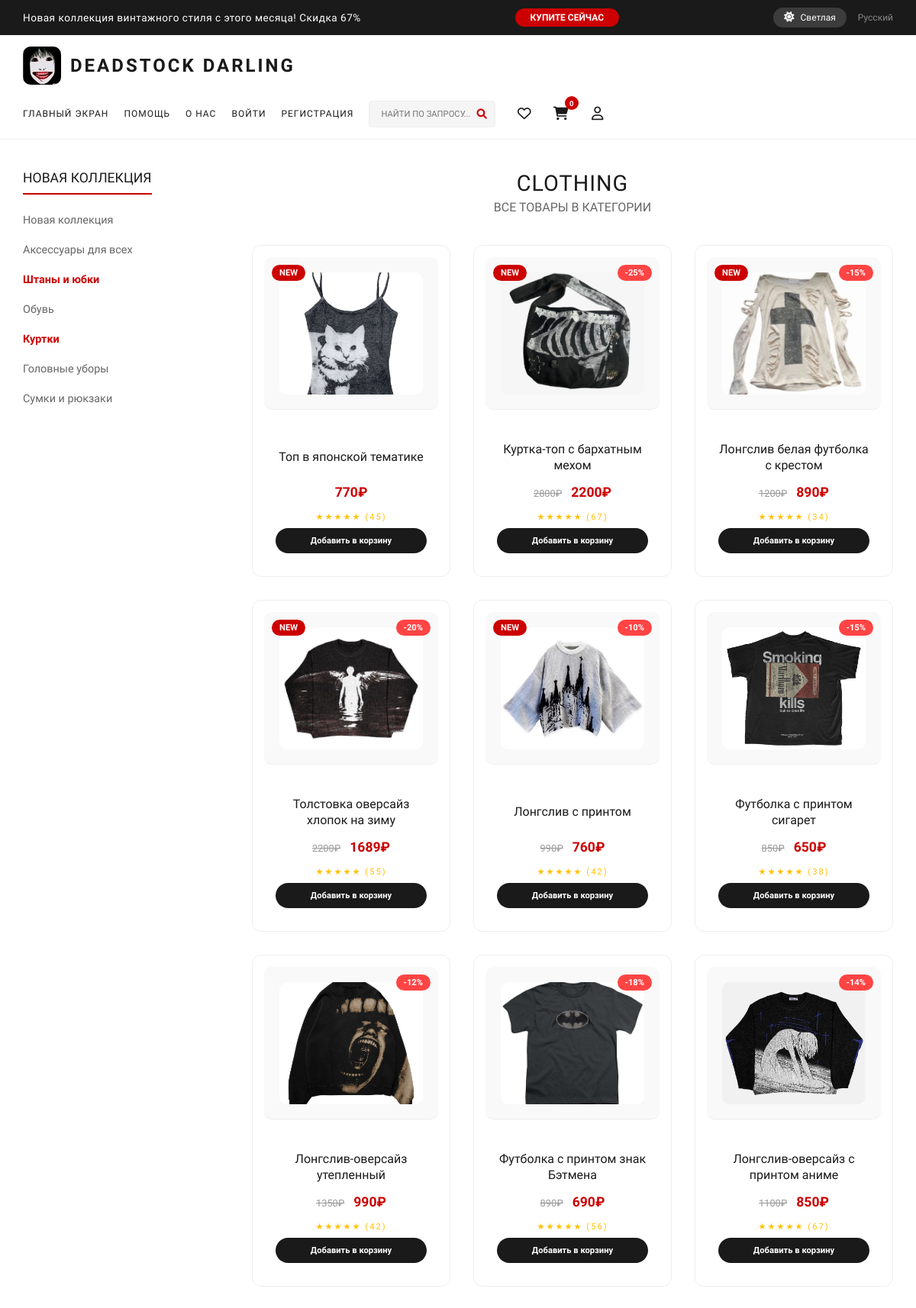
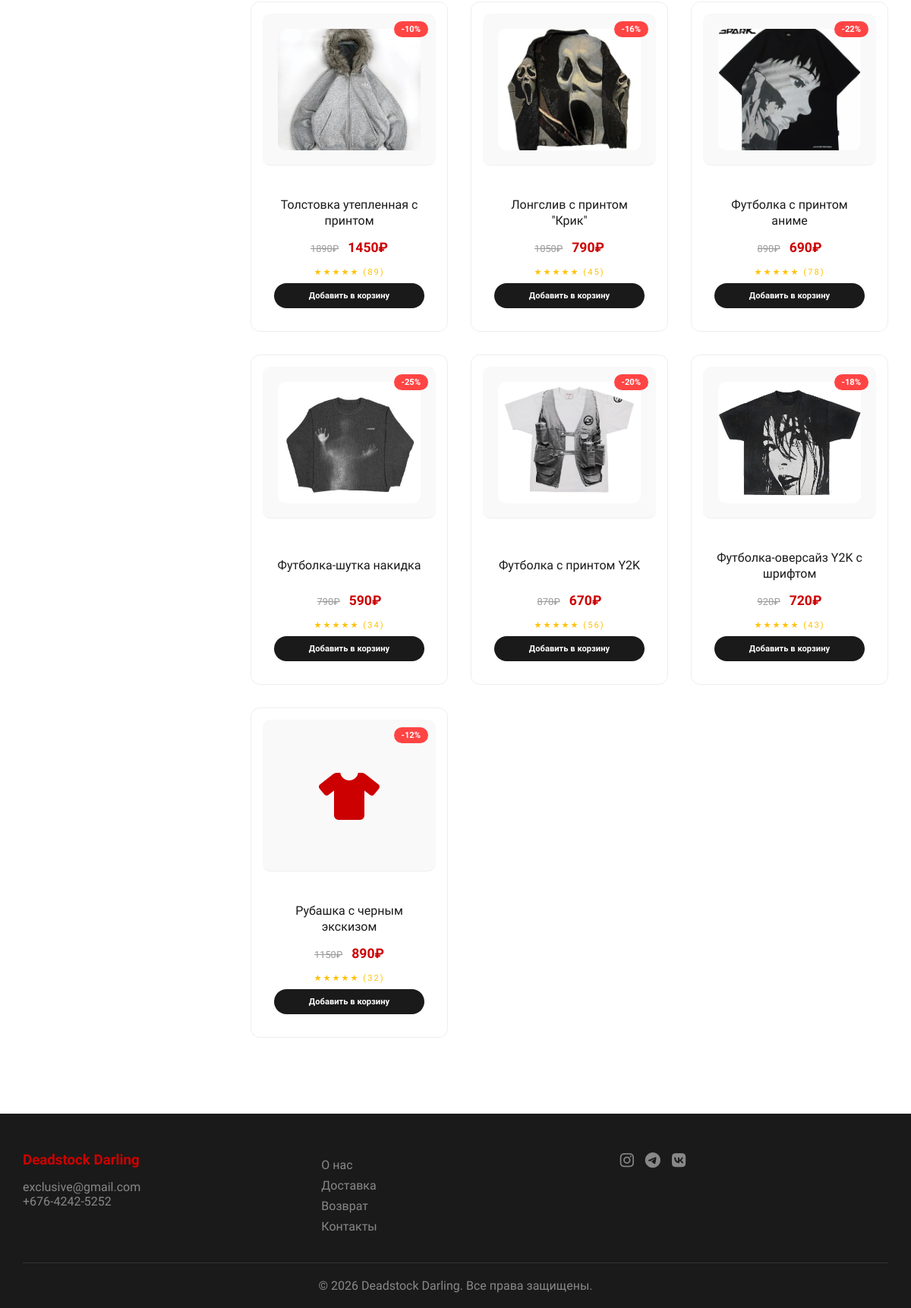
The app's page /category/clothing with its own data (2 pictures, top to bottom).
### app.py (models this page shows, shortened)
class Product(db.Model):
    __tablename__ = 'products'
    id = db.Column(db.Integer, primary_key=True)
    name = db.Column(db.String(200), nullable=False)
    price = db.Column(db.Integer, nullable=False)
    old_price = db.Column(db.Integer, nullable=True)
    category = db.Column(db.String(50), nullable=False)
    image_url = db.Column(db.String(300), nullable=True)
    rating = db.Column(db.Float, default=5.0)
    reviews = db.Column(db.Integer, default=0)
    description = db.Column(db.Text, nullable=True)
    is_new = db.Column(db.Boolean, default=False)
    discount = db.Column(db.Integer, default=0)
    stock = db.Column(db.Integer, default=10)
    created_at = db.Column(db.DateTime, default=datetime.utcnow)
    cart_items = db.relationship('CartItem', backref='product', lazy=True)
    wishlist_items = db.relationship('WishlistItem', backref='product', lazy=True)

### app.py (the view)
@app.route('/category/<category_name>')
def category(category_name):
    products = Product.query.filter_by(category=category_name).all()
    return render_template('category.html', products=products, category=category_name)

### templates/category.html (shortened to what this page needs)
{% extends "base.html" %}
{% block content %}
<div class="catalog-wrapper">
    <div class="catalog-container">
        <div class="catalog-sidebar">
            <div class="sidebar-categories">
                <h3>НОВАЯ КОЛЛЕКЦИЯ</h3>
                <ul>
                    <li><a href="{{ url_for('new_collection') }}">Новая коллекция</a></li>
                    <li><a href="{{ url_for('category', category_name='accessories') }}" class="{% if category == 'accessories' %}active{% endif %}">Аксессуары для всех</a></li>
                    <li><a href="{{ url_for('category', category_name='clothing') }}" class="{% if category == 'clothing' %}active{% endif %}">Штаны и юбки</a></li>
                    <li><a href="{{ url_for('category', category_name='shoes') }}" class="{% if category == 'shoes' %}active{% endif %}">Обувь</a></li>
                    <li><a href="{{ url_for('category', category_name='clothing') }}" class="{% if category == 'clothing' %}active{% endif %}">Куртки</a></li>
                    <li><a href="{{ url_for('category', category_name='accessories') }}" class="{% if category == 'accessories' %}active{% endif %}">Головные уборы</a></li>
                    <li><a href="{{ url_for('category', category_name='bags') }}" class="{% if category == 'bags' %}active{% endif %}">Сумки и рюкзаки</a></li>
                </ul>
            </div>
        </div>
        <div class="catalog-products">
            <div class="catalog-header">
                <h2>{{ category|upper }}</h2>
                <p>ВСЕ ТОВАРЫ В КАТЕГОРИИ</p>
            </div>
            <div class="catalog-grid">
                {% for product in products %}
                    {% if product.image_url %}
                    <div class="catalog-item" data-product-id="{{ product.id }}">
                        <div class="catalog-item-image" onclick="location.href='{{ url_for('product_detail', id=product.id) }}'">
                            <img src="{{ url_for('static', filename='images/' + product.image_url) }}"
                                 alt="{{ product.name }}"
                                 class="catalog-product-image"
                                 onerror="this.style.display='none'; this.parentElement.querySelector('.product-placeholder').style.display='flex';">
                            <div class="product-placeholder" style="display: none;">
                                <i class="fas fa-tshirt"></i>
                            </div>
                            {% if product.is_new %}
                            <span class="new-badge">NEW</span>
                            {% endif %}
                            {% if product.discount > 0 %}
                            <span class="discount-badge">-{{ product.discount }}%</span>
                            {% endif %}
                        </div>
                        <div class="catalog-item-info">
                            <h4 onclick="location.href='{{ url_for('product_detail', id=product.id) }}'">{{ product.name }}</h4>
                            <div class="price">
                                {% if product.old_price %}
                                <span class="old-price">{{ product.old_price }}₽</span>
                                {% endif %}
                                <span class="current-price">{{ product.price }}₽</span>
                            </div>
                            <div class="stars">★★★★★ ({{ product.reviews }})</div>
                            <button class="add-to-cart-btn catalog-cart-btn" data-id="{{ product.id }}">Добавить в корзину</button>
                        </div>
                    </div>
                    {% endif %}
                {% endfor %}
            </div>
        </div>
    </div>
</div>
{% endblock %}

### templates/base.html (shortened to what this page needs)
<!DOCTYPE html>
<html lang="ru">
<head>
    <link rel="stylesheet" href="{{ url_for('static', filename='style.css') }}">
    <link rel="stylesheet" href="https://cdnjs.cloudflare.com/ajax/libs/font-awesome/6.0.0/css/all.min.css">
</head>
<body class="light-theme">
    <div class="top-promo-bar">
        <div class="container">
            <div class="promo-text">
                <span class="promo-message">Новая коллекция винтажного стиля с этого месяца! Скидка 67%</span>
                <a href="{{ url_for('new_collection') }}" class="promo-buy-btn">КУПИТЕ СЕЙЧАС</a>
                <div class="header-actions">
                    <button class="theme-toggle-btn" id="themeToggleBtn">
                    </button>
                    <span class="language-select">Русский</span>
                </div>
            </div>
        </div>
    </div>
    <header class="header">
        <div class="container">
            <div class="header-top">
                <div class="logo">
                    <img src="{{ url_for('static', filename='images/logo.jpg') }}"
                         alt="Deadstock Darling Logo"
                         class="logo-image"
                         onerror="this.onerror=null; this.src='https://placehold.co/50x50/cc0000/white?text=DD'">
                    <h1>DEADSTOCK DARLING</h1>
                </div>
                <div class="header-right">
                    <div class="header-links">
                        <a href="{{ url_for('index') }}">ГЛАВНЫЙ ЭКРАН</a>
                        <a href="{{ url_for('contacts') }}">ПОМОЩЬ</a>
                        <a href="{{ url_for('about') }}">О НАС</a>
                        {% if current_user.is_authenticated %}
                            <span class="user-name">{{ current_user.username }}</span>
                            <a href="{{ url_for('logout') }}" class="logout-link">ВЫЙТИ</a>
                        {% else %}
                            <a href="{{ url_for('login') }}">ВОЙТИ</a>
                            <a href="{{ url_for('register') }}">РЕГИСТРАЦИЯ</a>
                        {% endif %}
                        <div class="search-bar">
                            <input type="text" id="searchInput" placeholder="НАЙТИ ПО ЗАПРОСУ...">
                            <button id="searchBtn"><i class="fas fa-search"></i></button>
                        </div>
                    </div>
                    <div class="header-icons">
                        <a href="{{ url_for('wishlist') }}" class="icon-link">
                            <i class="far fa-heart"></i>
                        </a>
                        <a href="{{ url_for('cart') }}" class="icon-link cart-icon-link">
                            <i class="fas fa-shopping-cart"></i>
                            <span class="cart-count" id="cartCount">0</span>
                        </a>
                        <div class="profile-dropdown">
                            <button class="profile-btn" id="profileBtn">
                                <i class="far fa-user"></i>
                            </button>
                        </div>
                    </div>
                </div>
            </div>
        </div>
    </header>
    <main class="main">
        <div class="container">
            {% block content %}{% endblock %}
        </div>
    </main>
    <footer class="footer">
        <div class="container">
            <div class="footer-content">
                <div class="footer-info">
                    <h3>Deadstock Darling</h3>
                    <p>exclusive@gmail.com</p>
                    <p>+676-4242-5252</p>
                </div>
                <div class="footer-links">
                    <a href="{{ url_for('about') }}">О нас</a>
                    <a href="#">Доставка</a>
                    <a href="#">Возврат</a>
                    <a href="{{ url_for('contacts') }}">Контакты</a>
                </div>
                <div class="footer-social">
                    <div class="social-icons">
                        <a href="#"><i class="fab fa-instagram"></i></a>
                        <a href="#"><i class="fab fa-telegram"></i></a>
                        <a href="#"><i class="fab fa-vk"></i></a>
                    </div>
                </div>
            </div>
            <div class="footer-bottom">
                <p>&copy; 2026 Deadstock Darling. Все права защищены.</p>
            </div>
        </div>
    </footer>
</body>
</html>

### templates/category.html (style rules this page uses)
.catalog-wrapper { padding: 40px 0; min-height: 70vh; }
.catalog-container { display: flex; gap: 50px; flex-wrap: wrap; }
.catalog-sidebar { width: 250px; flex-shrink: 0; }
.sidebar-categories h3 { font-size: 1.1rem; font-weight: 500; margin-bottom: 20px; padding-bottom: 10px; border-bottom: 2px solid #cc0000; display: inline-block; }
.sidebar-categories ul { list-style: none; }
.sidebar-categories li { margin-bottom: 12px; }
.sidebar-categories li a { color: #666; text-decoration: none; font-size: 0.9rem; transition: all 0.3s; display: block; padding: 5px 0; }
.sidebar-categories li a.active { color: #cc0000; font-weight: bold; }
.catalog-products { flex: 1; }
.catalog-header { text-align: center; margin-bottom: 40px; }
.catalog-header h2 { font-size: 1.8rem; font-weight: 500; letter-spacing: 1px; color: #1a1a1a; }
.catalog-header p { color: #666; margin-top: 5px; }
.catalog-grid { display: grid; grid-template-columns: repeat(3, 1fr); gap: 30px; }
.catalog-item { background: #ffffff; border: 1px solid #eee; border-radius: 12px; overflow: hidden; transition: all 0.3s; position: relative; }
.catalog-item-image { background: #f9f9f9; padding: 20px; text-align: center; border-bottom: 1px solid #eee; position: relative; cursor: pointer; min-height: 200px; display: flex; align-items: center; justify-content: center; }
.catalog-product-image { width: 100%; height: 160px; object-fit: cover; border-radius: 10px; }
.product-placeholder { height: 160px; display: flex; align-items: center; justify-content: center; }
.product-placeholder i { font-size: 4rem; color: #cc0000; }
.new-badge { position: absolute; top: 10px; left: 10px; background: #cc0000; color: white; padding: 4px 10px; border-radius: 20px; font-size: 0.7rem; font-weight: bold; z-index: 2; }
.discount-badge { position: absolute; top: 10px; right: 10px; background: #ff4444; color: white; padding: 4px 10px; border-radius: 20px; font-size: 0.7rem; font-weight: bold; z-index: 2; }
.catalog-item-info { padding: 15px; text-align: center; }
.catalog-item-info h4 { font-size: 1rem; margin-bottom: 8px; color: #1a1a1a; min-height: 45px; cursor: pointer; }
.old-price { text-decoration: line-through; color: #999; font-size: 0.8rem; margin-right: 8px; }
.current-price { font-size: 1.2rem; font-weight: bold; color: #cc0000; }
.stars { color: #ffc107; font-size: 0.7rem; margin-bottom: 12px; }
.catalog-cart-btn { width: 100%; background: #1a1a1a; color: white; border: none; padding: 8px 15px; border-radius: 25px; cursor: pointer; font-family: 'Arsenal SC', monospace; font-size: 0.8rem; transition: all 0.3s; }

### templates/base.html (style rules this page uses)
.logo { display: flex; align-items: center; gap: 12px; }
.logo-image { width: 50px; height: 50px; object-fit: cover; border-radius: 10px; transition: transform 0.3s ease; }
.logo h1 { font-size: 1.5rem; letter-spacing: 3px; color: #1a1a1a; margin: 0; }

### records on screen
Product: image_url (picture), is_new "NEW", name "Топ в японской тематике", price "770", reviews "45"
Product: image_url (picture), is_new "NEW", discount "25", name "Куртка-топ с бархатным мехом", old_price "2800", price "2200", reviews "67"
Product: image_url (picture), is_new "NEW", discount "15", name "Лонгслив белая футболка с крестом", old_price "1200", price "890", reviews "34"
Product: image_url (picture), is_new "NEW", discount "20", name "Толстовка оверсайз хлопок на зиму", old_price "2200", price "1689", reviews "55"
Product: image_url (picture), is_new "NEW", discount "10", name "Лонгслив с принтом", old_price "990", price "760", reviews "42"
Product: image_url (picture), discount "15", name "Футболка с принтом сигарет", old_price "850", price "650", reviews "38"
Product: image_url (picture), discount "12", name "Лонгслив-оверсайз утепленный", old_price "1350", price "990", reviews "42"
Product: image_url (picture), discount "18", name "Футболка с принтом знак Бэтмена", old_price "890", price "690", reviews "56"
Product: image_url (picture), discount "14", name "Лонгслив-оверсайз с принтом аниме", old_price "1100", price "850", reviews "67"
Product: image_url (picture), discount "10", name "Толстовка утепленная с принтом", old_price "1890", price "1450", reviews "89"
Product: image_url (picture), discount "16", name "Лонгслив с принтом \"Крик\"", old_price "1050", price "790", reviews "45"
Product: image_url (picture), discount "22", name "Футболка с принтом аниме", old_price "890", price "690", reviews "78"
Product: image_url (picture), discount "25", name "Футболка-шутка накидка", old_price "790", price "590", reviews "34"
Product: image_url (picture), discount "20", name "Футболка с принтом Y2K", old_price "870", price "670", reviews "56"
Product: image_url (picture), discount "18", name "Футболка-оверсайз Y2K с шрифтом", old_price "920", price "720", reviews "43"
Product: discount "12", name "Рубашка с черным экскизом", old_price "1150", price "890", reviews "32"

### other values on screen
{{ category|upper }} "CLOTHING"
